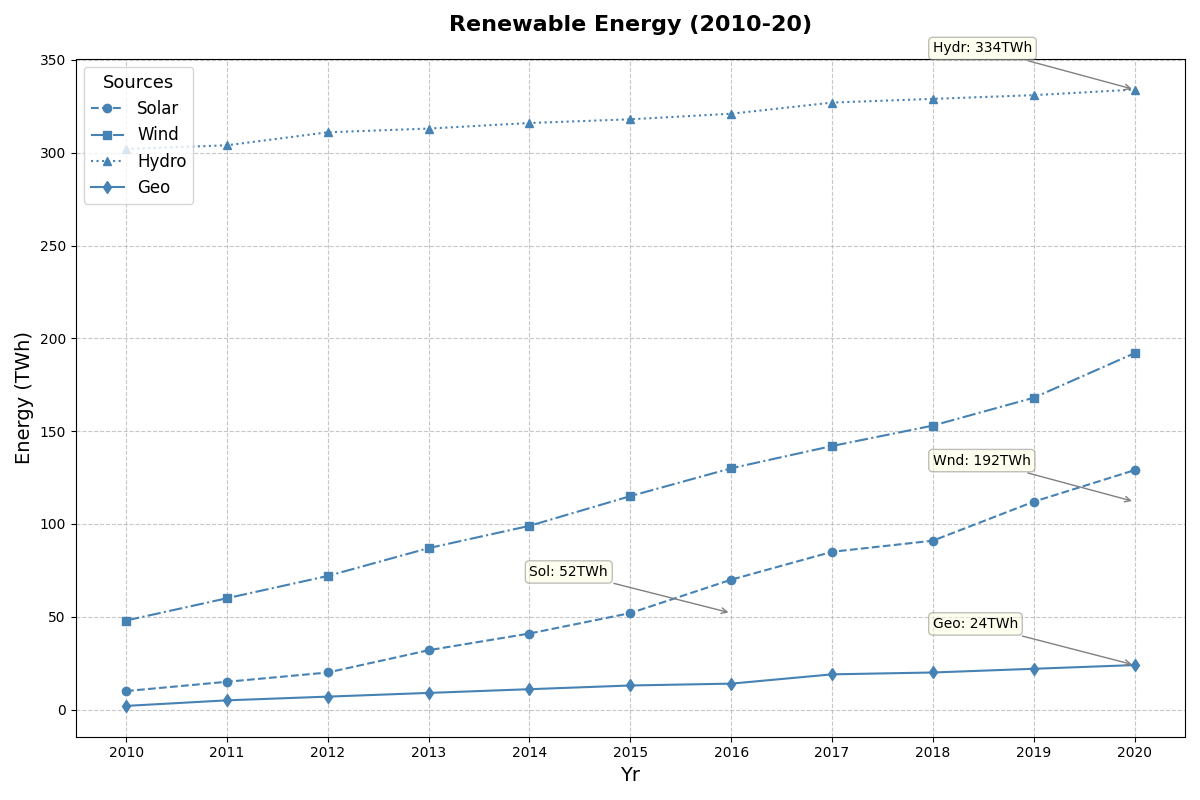

Generate this figure with Python:
import matplotlib.pyplot as plt
import numpy as np

years = np.arange(2010, 2021)
# Randomly altered data while preserving original structure
solar = [10, 15, 20, 32, 41, 52, 70, 85, 91, 112, 129]
wind = [48, 60, 72, 87, 99, 115, 130, 142, 153, 168, 192]
hydro = [302, 304, 311, 313, 316, 318, 321, 327, 329, 331, 334]
geothermal = [2, 5, 7, 9, 11, 13, 14, 19, 20, 22, 24]

fig, ax = plt.subplots(figsize=(12, 8))

single_color = 'steelblue'

ax.plot(years, solar, label='Solar', color=single_color, marker='o', linestyle='--')
ax.plot(years, wind, label='Wind', color=single_color, marker='s', linestyle='-.')
ax.plot(years, hydro, label='Hydro', color=single_color, marker='^', linestyle=':')
ax.plot(years, geothermal, label='Geo', color=single_color, marker='d', linestyle='-')

ax.set_title('Renewable Energy (2010-20)', fontsize=16, fontweight='bold', pad=20)
ax.set_xlabel('Yr', fontsize=14)
ax.set_ylabel('Energy (TWh)', fontsize=14)
ax.set_xticks(years)
ax.set_yticks(np.arange(0, 400, 50))

ax.legend(title='Sources', fontsize=12, title_fontsize=13, loc='upper left')

annotations = [
    (2016, 52, 'Sol: 52TWh'),
    (2020, 112, 'Wnd: 192TWh'),
    (2020, 334, 'Hydr: 334TWh'),
    (2020, 24, 'Geo: 24TWh')
]
for (year, output, text) in annotations:
    ax.annotate(text, xy=(year, output), xytext=(year - 2, output + 20),
                arrowprops=dict(arrowstyle='->', connectionstyle='arc3', color='gray'),
                fontsize=10, bbox=dict(boxstyle="round,pad=0.3", edgecolor='gray', facecolor='lightyellow', alpha=0.5))

ax.grid(linestyle='--', alpha=0.7)

plt.tight_layout()
plt.show()
